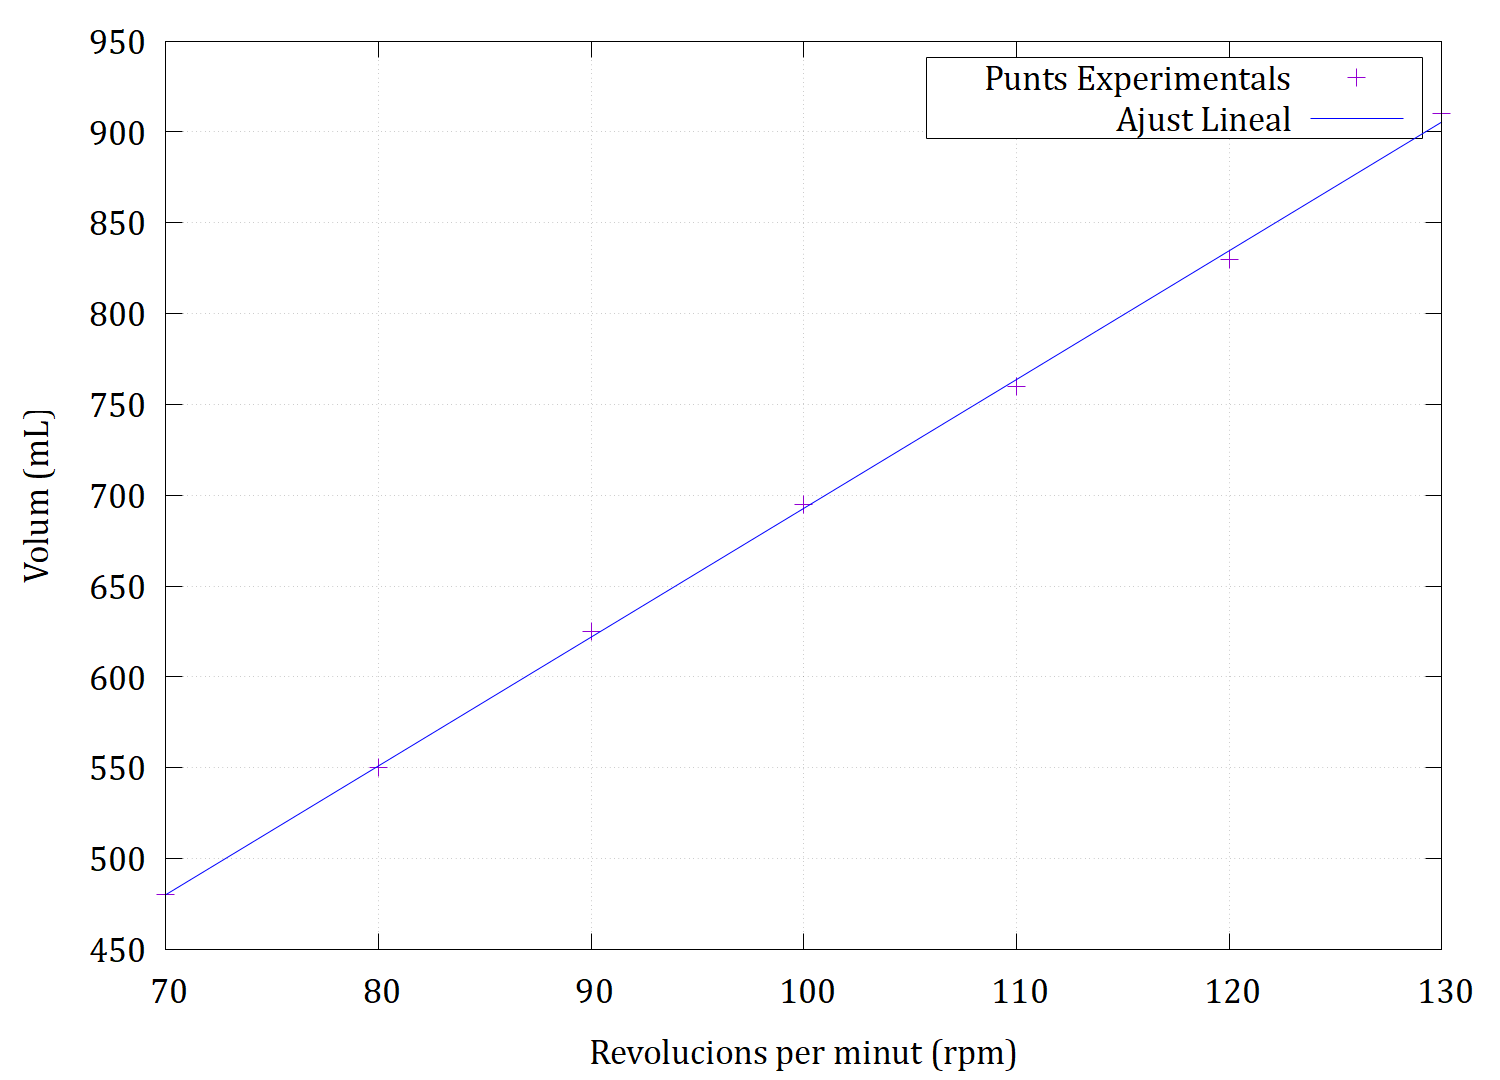

Here is the gnuplot script that generated this plot:
set terminal pngcairo enhanced size 1500,1080 enhanced font "Cambria,26"
set output "calbomba.png"
set samples 60,60
set ylabel "Volum (mL)"
set xlabel "Revolucions per minut (rpm)"
set key top right

f(x) = m*x + b

# Valores iniciales aproximados
m = 1
b = 10

# Ajustar la función a los datos
fit f(x) "calbomba.dat" using 1:2 via m, b

# Calcular estadísticas para la columna Y

R2 = 0.9995

set grid
plot "calbomba.dat" with points ps 3 title "Punts Experimentals", \
    f(x) with lines lw 1 lc "blue" title sprintf("Ajust Lineal: y = %.3fx %.3f", m, b)


set output